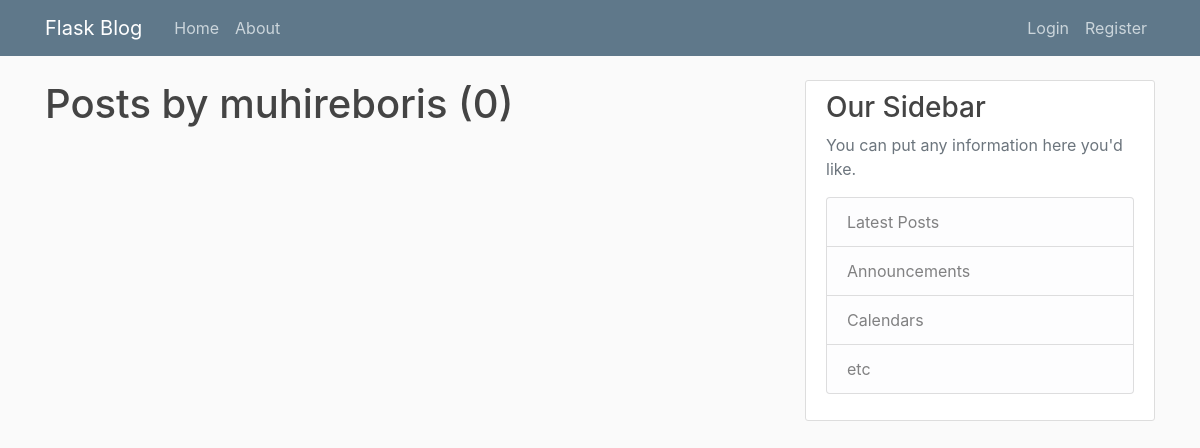
The page /user/1 on the database as committed earlier.
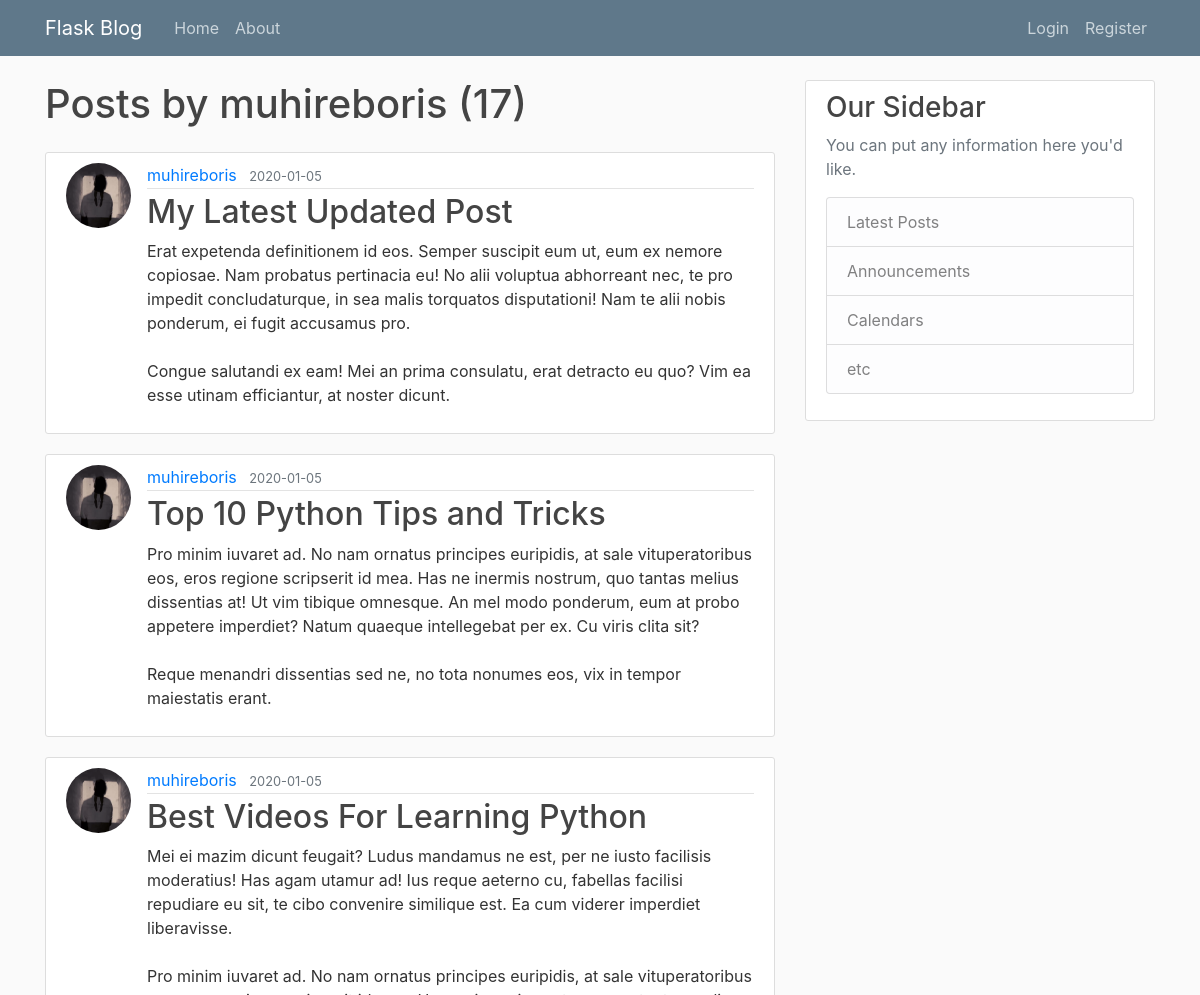
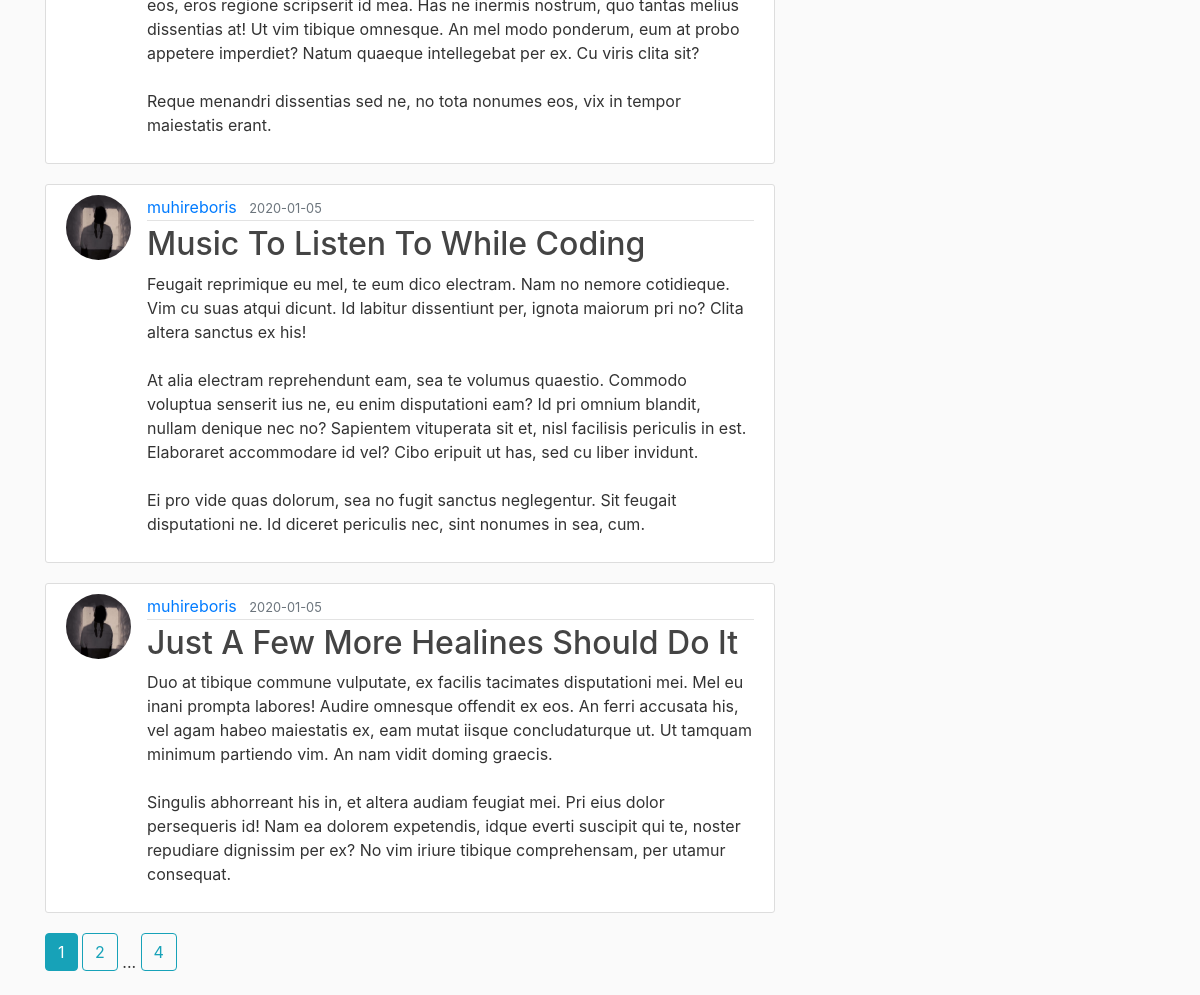
The same page on the database as committed later (2 pictures, top to bottom).
### flask_blog/models.py (models this page shows, shortened)
class Post(db.Model):
    id = db.Column(db.Integer, primary_key=True)
    title = db.Column(db.String(120), nullable=False)
    created_on = db.Column(db.DateTime, nullable=False, default=datetime.utcnow)
    content = db.Column(db.Text, nullable=False)
    user_id= db.Column(db.Integer,  db.ForeignKey('user.id'), nullable=False)

class User(db.Model, UserMixin):
    id = db.Column(db.Integer, primary_key=True)
    username = db.Column(db.String(20), nullable= False)
    email = db.Column(db.String(120), unique=True, nullable= False)
    password = db.Column(db.String(32), nullable= False)
    image_file = db.Column(db.String(120), default='default.jpg', nullable=False)
    posts = db.relationship('Post', backref='author', lazy=True)
    def __repr__(self):
        return f"User('{self.username}','{self.email}','{self.image_file}')"

### flask_blog/users/routes.py (the view)
@users.route("/user/<user_id>")
def user_posts(user_id):
    page = request.args.get('page', type=int, default=1)
    user = User.query.filter_by(id=user_id).first_or_404()
    print(user)
    posts = Post.query.filter_by(author=user)\
        .order_by(Post.created_on.desc())\
        .paginate(page=page, per_page=5)
    return render_template('user_posts.html', posts=posts, user=user)

### flask_blog/templates/user_posts.html
    {% extends "layout.html" %}
    {% block content %}
    <h1 class="mb-4">Posts by {{ user.username }} ({{ posts.total }})</h1>
        {% for post in posts.items %}
        <article class="media content-section">
            <img src="{{ url_for('static', filename='images/' + post.author.image_file) }}" alt="" class="rounded-circle article-img">
            <div class="media-body">
                <div class="article-metadata">
                    <a class="mr-2" href="{{ url_for('users.user_posts', user_id=post.user_id) }}">{{ post.author.username }}</a>
                    <small class="text-muted">{{ post.created_on.strftime('%Y-%m-%d') }}</small>
                </div>
                <h2><a class="article-title" href="{{ url_for('posts.view_post', post_id=post.id )}}">{{ post.title }}</a></h2>
                <p class="article-content">{{ post.content }}</p>
            </div>
        </article>
        {% endfor %}
        {% for page_num in posts.iter_pages(left_edge=1, right_edge=1, left_current=1, right_current=2) %}
            {% if page_num %}
                {% if posts.page == page_num %}
                    <a href="{{ url_for('users.user_posts',user_id=user.id , page=page_num )}}" class="btn btn-info mb-4" >{{ page_num }}</a>
                {% else %}
                    <a href="{{ url_for('users.user_posts',user_id=user.id , page=page_num )}}" class="btn btn-outline-info mb-4" >{{ page_num }}</a>
                {% endif %}
            {%else%}
                ...
            {% endif %}
        {% endfor %}
    {% endblock content%}

Rows that differ between the two databases and show on the page:
added Post: image_file (picture), author.username "muhireboris", created_on "2020-01-05", title "My Latest Updated Post", content "Erat expetenda definitionem id eos. Semper suscipit eum ut, eum ex nemore copiosae. Nam probatus pertinacia eu! No alii voluptua abhorreant nec, te pro impedit concludaturque, in sea malis torquatos disputationi! Nam te alii nobis ponderum, ei fugit accusamus pro. Congue salutandi ex eam! Mei an prima consulatu, erat detracto eu quo? Vim ea esse utinam efficiantur, at noster dicunt."
added Post: image_file (picture), author.username "muhireboris", created_on "2020-01-05", title "Top 10 Python Tips and Tricks", content "Pro minim iuvaret ad. No nam ornatus principes euripidis, at sale vituperatoribus eos, eros regione scripserit id mea. Has ne inermis nostrum, quo tantas melius dissentias at! Ut vim tibique omnesque. An mel modo ponderum, eum at probo appetere imperdiet? Natum quaeque intellegebat per ex. Cu viris clita sit? Reque menandri dissentias sed ne, no tota nonumes eos, vix in tempor maiestatis erant."
added Post: image_file (picture), author.username "muhireboris", created_on "2020-01-05", title "Best Videos For Learning Python", content "Mei ei mazim dicunt feugait? Ludus mandamus ne est, per ne iusto facilisis moderatius! Has agam utamur ad! Ius reque aeterno cu, fabellas facilisi repudiare eu sit, te cibo convenire similique est. Ea cum viderer imperdiet liberavisse. Pro minim iuvaret ad. No nam ornatus principes euripidis, at sale vituperatoribus eos, eros regione scripserit id mea. Has ne inermis nostrum, quo tantas melius dissentias at! Ut vim tibique omnesque. An mel modo ponderum, eum at probo appetere imperdiet? Natum quaeque intellegebat per ex. Cu viris clita sit? Reque menandri dissentias sed ne, no tota nonumes eos, vix in tempor maiestatis erant."
added Post: image_file (picture), author.username "muhireboris", created_on "2020-01-05", title "Music To Listen To While Coding", content "Feugait reprimique eu mel, te eum dico electram. Nam no nemore cotidieque. Vim cu suas atqui dicunt. Id labitur dissentiunt per, ignota maiorum pri no? Clita altera sanctus ex his! At alia electram reprehendunt eam, sea te volumus quaestio. Commodo voluptua senserit ius ne, eu enim disputationi eam? Id pri omnium blandit, nullam denique nec no? Sapientem vituperata sit et, nisl facilisis periculis in est. Elaboraret accommodare id vel? Cibo eripuit ut has, sed cu liber invidunt. Ei pro vide quas dolorum, sea no fugit sanctus neglegentur. Sit feugait disputationi ne. Id diceret periculis nec, sint nonumes in sea, cum."
added Post: image_file (picture), author.username "muhireboris", created_on "2020-01-05", title "Just A Few More Healines Should Do It", content "Duo at tibique commune vulputate, ex facilis tacimates disputationi mei. Mel eu inani prompta labores! Audire omnesque offendit ex eos. An ferri accusata his, vel agam habeo maiestatis ex, eam mutat iisque concludaturque ut. Ut tamquam minimum partiendo vim. An nam vidit doming graecis. Singulis abhorreant his in, et altera audiam feugiat mei. Pri eius dolor persequeris id! Nam ea dolorem expetendis, idque everti suscipit qui te, noster repudiare dignissim per ex? No vim iriure tibique comprehensam, per utamur consequat."
Other text that changed with them:
{{ posts.total }}: "0" → "17"
new list line: "1"
new list line: "2"
new list line: "4"
